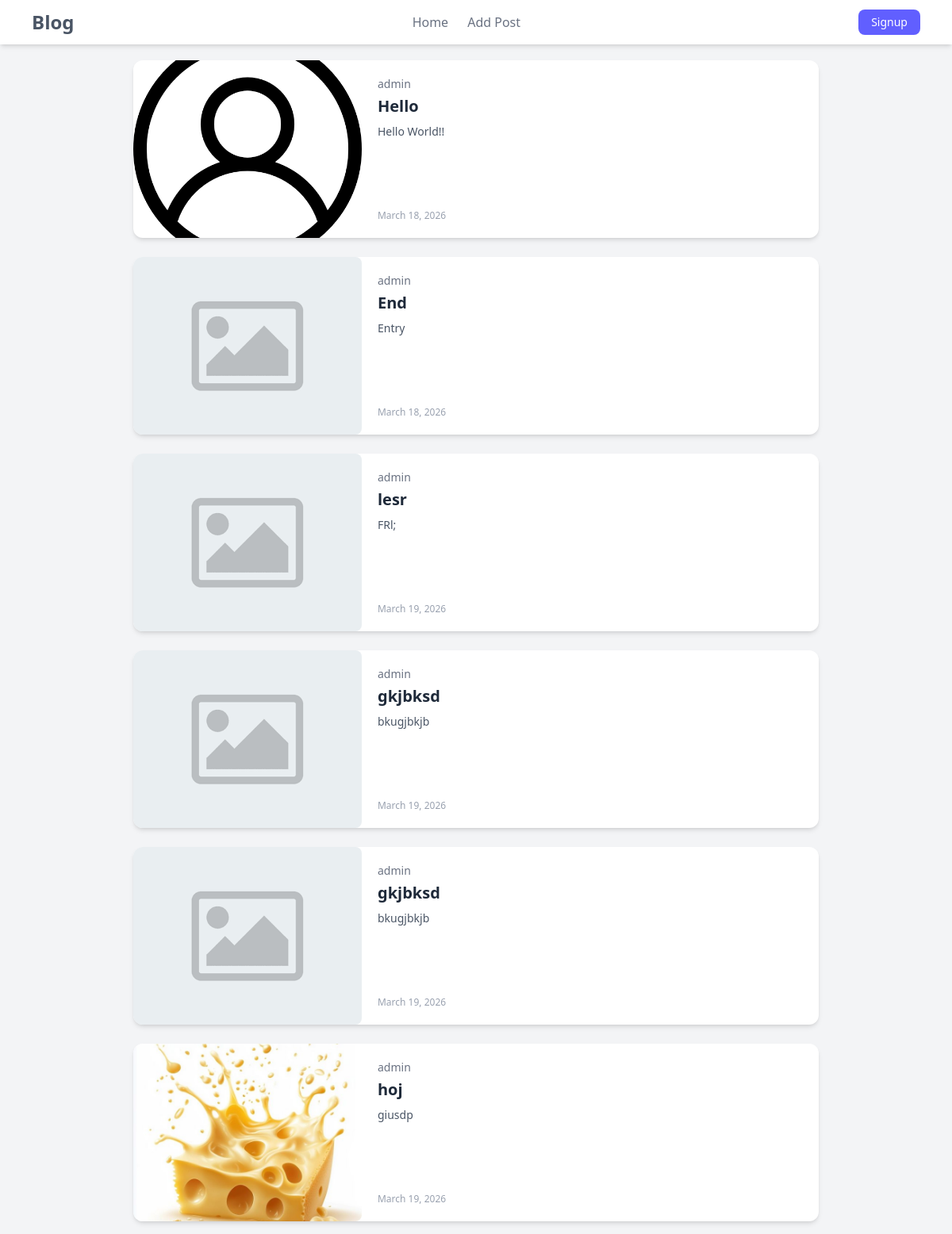
Page /profile/admin/ on the committed database.
### home/models.py (models this page shows, shortened)
class Post(models.Model):
    name = models.ForeignKey(User, on_delete=models.CASCADE)
    title = models.CharField(max_length=100)
    image = models.ImageField(default='default.png', null=True, upload_to='post_pictures')
    para = models.TextField(max_length=500)
    date = models.DateField(auto_now_add=True)

### home/views.py (the view)
# urls.py: path('profile/<str:username>/', views.profile_view, name='profile'),
def profile_view(request, username):
    user = get_object_or_404(User, username=username)
    post = Post.objects.filter(name=user)
    return render(request, 'home/profile.html', {'posts':post})

### home/templates/home/profile.html (shortened to what this page needs)
{% extends 'home/base.html' %}
{% block content %}
    <div class="max-w-4xl mx-auto mt-5 mb-4 space-y-6 px-4">
        {% for post in posts %}
        <div class="bg-white shadow-md rounded-xl overflow-hidden hover:shadow-lg transition duration-300">
            <div class="flex flex-col md:flex-row">
                <div class="md:w-1/3">
                    <img src="{{ post.image.url }}" alt="" class="w-full h-48 md:h-56 object-cover rounded-lg">
                </div>
                <div class="p-5 md:w-2/3 flex flex-col justify-between">
                    <div>
                        <p class="text-sm text-gray-500 mb-1">
                            {{ post.name.username }}
                        </p>
                        <h3 class="text-xl font-semibold text-gray-800 mb-2">
                            {{ post.title }}
                        </h3>
                        <p class="text-gray-600 text-sm line-clamp-3">
                            {{ post.para }}
                        </p>
                    </div>
                    <div class="mt-4 flex items-center justify-between">
                        <p class="text-xs text-gray-400">
                            {{ post.date }}
                        </p>
                    </div>
                </div>
            </div>
        </div>
        {% endfor %}
    </div>
{% endblock %}

### rows in the picture
Post: image (picture), name.username "admin", title "Hello", para "Hello World!!", date "March 18, 2026"
Post: image (placeholder picture), name.username "admin", title "End", para "Entry", date "March 18, 2026"
Post: image (placeholder picture), name.username "admin", title "lesr", para "FRl;", date "March 19, 2026"
Post: image (placeholder picture), name.username "admin", title "gkjbksd", para "bkugjbkjb", date "March 19, 2026"
Post: image (placeholder picture), name.username "admin", title "gkjbksd", para "bkugjbkjb", date "March 19, 2026"
Post: image (picture), name.username "admin", title "hoj", para "giusdp", date "March 19, 2026"
